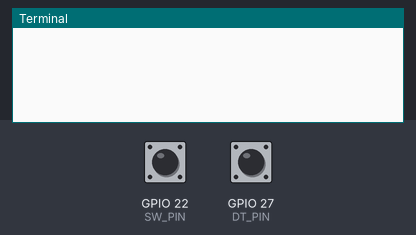
A program run on a simulated Raspberry Pi (BCM pin numbers). Parts: the last lines printed to the terminal. The test bench sets the inputs (shaded band); at power-on: GPIO 22 (SW_PIN) HIGH, GPIO 27 (DT_PIN) HIGH.

Above: at 1.2 s.
1.3 s: GPIO 22 (SW_PIN) pulled LOW for 0.15 s
At 1.8 s:
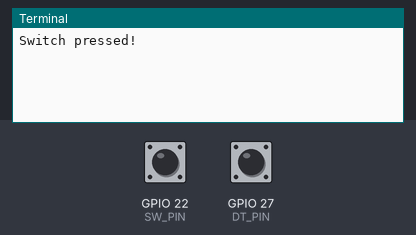
2.9 s: GPIO 27 (DT_PIN) pulled LOW for 0.15 s
At 3.5 s:
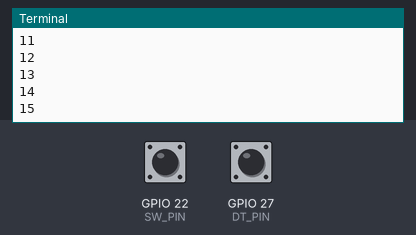
4.5 s: GPIO 27 (DT_PIN) pulled LOW for 1 s
At 6.1 s:
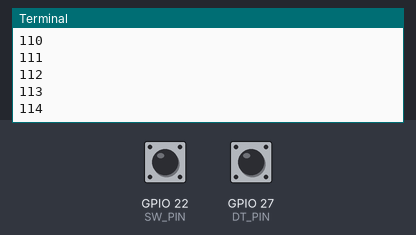
Timing chart, 0 to 7.6 s (numbered marks = the images above; inputs shaded):
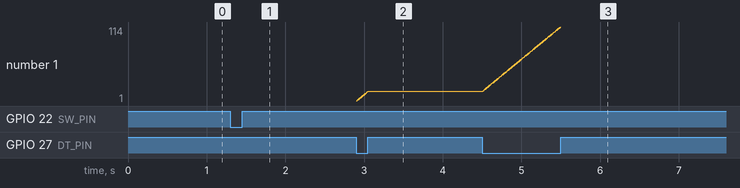

The program:

main.py
```python
import RPi.GPIO as GPIO
import time

# Define the GPIO pins for the encoder
CLK_PIN = 17
DT_PIN = 27
SW_PIN = 22  # Optional, for the switch

# Set GPIO mode and define pin setup
GPIO.setmode(GPIO.BCM)
GPIO.setup(CLK_PIN, GPIO.IN, pull_up_down=GPIO.PUD_UP)
GPIO.setup(DT_PIN, GPIO.IN, pull_up_down=GPIO.PUD_UP)
GPIO.setup(SW_PIN, GPIO.IN, pull_up_down=GPIO.PUD_UP)  # Optional, enable internal pull-up resistor for the switch

# Variables to store the current and previous state of the encoder
encoderValue = 0
encoderLastValue = 0

try:
    while True:
        # Read the state of the encoder pins
        CLK_state = GPIO.input(CLK_PIN)
        DT_state = GPIO.input(DT_PIN)
        SW_state = GPIO.input(SW_PIN)

        # Check for rotation
        if CLK_state != DT_state:
            if CLK_state == 1:
                encoderValue += 1
            else:
                encoderValue -= 1
            print(encoderValue)

        # Check for switch press
        if SW_state == 0:
            print("Switch pressed!")
            # Add your switch press handling code here
            time.sleep(0.5)  # Optional debounce delay

        # Small delay to improve responsiveness
        time.sleep(0.01)

except KeyboardInterrupt:
    print("Exiting program")
finally:
    GPIO.cleanup()
```

Measured:
- after the input at 1.3 s, the terminal: prints a new line at once (image 1)
- after the input at 2.9 s, the terminal: prints a new line at once (image 2)
- after the input at 4.5 s, the terminal: prints a new line at once (image 3)
- plotted number 1: 15 → 114 after the input at 4.5 s
